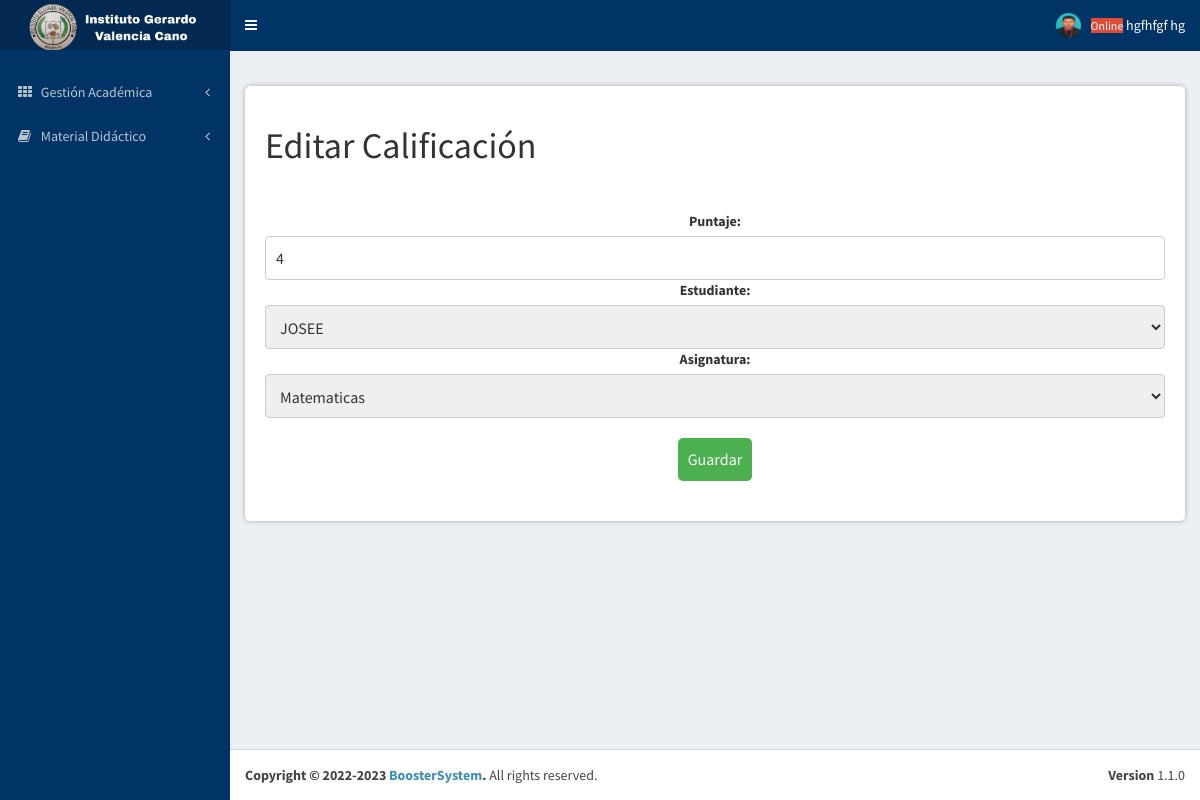
The app's page /gestionAcademica/views/editar_calificacion.php?id=6 (signed in) with its own data.
### tables this page shows
CREATE TABLE `usuarios` (
  `idUsuario` int(11) NOT NULL AUTO_INCREMENT,
  `tipoDocumentoUsuario` enum('CC','CE') NOT NULL DEFAULT 'CC',
  `documentoUsuario` varchar(20) NOT NULL,
  `nombresUsuario` varchar(100) NOT NULL,
  `apellidosUsuario` varchar(100) NOT NULL,
  `telefonoUsuario` varchar(20) NOT NULL,
  `correoUsuario` varchar(120) NOT NULL,
  `passwordUsuario` varchar(120) NOT NULL,
  `estadoUsuario` enum('activo','inactivo') NOT NULL,
  `rol_idRol` int(11) NOT NULL,
  PRIMARY KEY (`idUsuario`),
  KEY `rol_idRol` (`rol_idRol`),
  CONSTRAINT `usuarios_ibfk_1` FOREIGN KEY (`rol_idRol`) REFERENCES `rol` (`idRol`) ON DELETE CASCADE
);

CREATE TABLE `calificaciones` (
  `idCalificaciones` int(11) NOT NULL AUTO_INCREMENT,
  `puntaje` decimal(10,0) NOT NULL,
  `estudiante_idEstudiante` int(11) NOT NULL,
  `asignaturas_idAsignatura` int(11) NOT NULL,
  PRIMARY KEY (`idCalificaciones`),
  KEY `estudiante_idEstudiante` (`estudiante_idEstudiante`),
  KEY `asignaturas_idAsignatura` (`asignaturas_idAsignatura`),
  CONSTRAINT `calificaciones_ibfk_1` FOREIGN KEY (`estudiante_idEstudiante`) REFERENCES `estudiante` (`idEstudiante`) ON DELETE CASCADE,
  CONSTRAINT `calificaciones_ibfk_2` FOREIGN KEY (`asignaturas_idAsignatura`) REFERENCES `asignaturas` (`idAsignatura`) ON DELETE CASCADE
);

CREATE TABLE `estudiante` (
  `idEstudiante` int(11) NOT NULL AUTO_INCREMENT,
  `tipoDocumentoEstudiante` enum('CC','CE') NOT NULL DEFAULT 'CC',
  `documentoEstudiante` varchar(20) NOT NULL,
  `nombresEstudiante` varchar(100) NOT NULL,
  `apellidosEstudiante` varchar(100) NOT NULL,
  `telefonoEstudiante` varchar(20) NOT NULL,
  `correoEstudiante` varchar(120) NOT NULL,
  `passwordEstudiante` varchar(120) NOT NULL,
  `estadoEstudiante` varchar(45) NOT NULL,
  `observadorAcademico_idobservadorAcademico` int(11) DEFAULT NULL,
  `usuarios_idUsuario` int(11) NOT NULL,
  PRIMARY KEY (`idEstudiante`),
  KEY `usuarios_idUsuario` (`usuarios_idUsuario`),
  CONSTRAINT `estudiante_ibfk_1` FOREIGN KEY (`usuarios_idUsuario`) REFERENCES `usuarios` (`idUsuario`) ON DELETE CASCADE
);

CREATE TABLE `asignaturas` (
  `idAsignatura` int(11) NOT NULL AUTO_INCREMENT,
  `nombreAsignatura` varchar(100) NOT NULL,
  PRIMARY KEY (`idAsignatura`)
);

### gestionAcademica/includes/verificarAcceso.php (called while the page is built, shortened)
<?php
include('conexion.php');
if(isset($_SESSION['documentoUsuario'])){
    $documentoUsuario_sesion = $_SESSION['documentoUsuario'];
$consulta = "SELECT * FROM usuarios WHERE documentoUsuario = '$documentoUsuario_sesion'";
$resultado = mysqli_query($conexion, $consulta);
if ($resultado && mysqli_num_rows($resultado) > 0) {
    $fila = mysqli_fetch_assoc($resultado);
    $nombresUsuario = $fila['nombresUsuario'];
    $apellidosUsuario = $fila['apellidosUsuario'];
}
}else{
    header('Location: ../login');
}
?>

### gestionAcademica/views/editar_calificacion.php (the view, shortened to what this page needs)
<?php include_once '../includes/verificarAcceso.php'; ?>
<?php
$calificacionId = $_GET['id'];
$sql = "SELECT calificaciones.*, estudiante.nombresEstudiante, asignaturas.nombreAsignatura
        FROM calificaciones
        INNER JOIN estudiante ON calificaciones.estudiante_idEstudiante = estudiante.idEstudiante
        INNER JOIN asignaturas ON calificaciones.asignaturas_idAsignatura = asignaturas.idAsignatura
        WHERE calificaciones.idCalificaciones = '$calificacionId'";
$result = $conexion->query($sql);
$row = $result->fetch_assoc();
$sqlEstudiantes = "SELECT * FROM estudiante";
$resultEstudiantes = $conexion->query($sqlEstudiantes);
$sqlAsignaturas = "SELECT * FROM asignaturas";
$resultAsignaturas = $conexion->query($sqlAsignaturas);
?>
<!DOCTYPE html>
<html>
<head>
  <link rel="stylesheet" href="../../Layout/css/bootstrap.min.css">
  <link rel="stylesheet" href="../../Layout/css/font-awesome.css">
  <link rel="stylesheet" href="../../Layout/css/AdminLTE.min.css">
  <link rel="stylesheet" href="../css/stilos.css">
     <link rel="stylesheet" href="../../Layout/css/_all-skins.min.css">
   </head>
   <body class="hold-transition skin-blue sidebar-mini">
    <div class="wrapper">
    <?php include_once '../../templates/cabecera.php'; ?>
    <?php include_once '../../templates/menu.php'; ?>
<div class="content-wrapper">
        <section class="content">
            <section class="estilo">
            <h1>Editar Calificación</h1>
    <form method="POST" action="">
        <label>Puntaje:</label>
        <input type="text" name="puntaje" required value="<?php echo $row['puntaje']; ?>">
        <label>Estudiante:</label>
        <select name="estudiante_id" required>
            <?php while ($estudianteRow = $resultEstudiantes->fetch_assoc()) : ?>
                <option value="<?php echo $estudianteRow['idEstudiante']; ?>" <?php if ($estudianteRow['idEstudiante'] === $row['estudiante_idEstudiante']) echo 'selected'; ?>><?php echo $estudianteRow['nombresEstudiante']; ?></option>
            <?php endwhile; ?>
        </select>
        <label>Asignatura:</label>
        <select name="asignatura_id" required>
            <?php while ($asignaturaRow = $resultAsignaturas->fetch_assoc()) : ?>
                <option value="<?php echo $asignaturaRow['idAsignatura']; ?>" <?php if ($asignaturaRow['idAsignatura'] === $row['asignaturas_idAsignatura']) echo 'selected'; ?>><?php echo $asignaturaRow['nombreAsignatura']; ?></option>
            <?php endwhile; ?>
        </select>
        <button type="submit">Guardar</button>
    </form>
              </section>
  </section>
</div>
<?php include_once '../../templates/pie.php'; ?>
</body>
</html>

### templates/cabecera.php (shortened to what this page needs)
<header class="main-header">
    <a href="../inicio.php" class="logo">
        <span class="logo-lg"><img src="../img/logo.png" alt="" height="50px"></span>
    </a>
    <nav class="navbar navbar-static-top" role="navigation">
        <a href="#" class="sidebar-toggle" data-toggle="offcanvas" role="button">
        </a>
        <div class="navbar-custom-menu">
            <ul class="nav navbar-nav">
                <li class="dropdown user user-menu">
                    <a href="#" class="dropdown-toggle" data-toggle="dropdown">
                        <small class="bg-red">Online</small>
                        <span class="hidden-xs"><?php echo $nombresUsuario." ".$apellidosUsuario?></span>
                        <img src="../img/perfil.jpg" class="user-image" alt="Imagen de perfil">
                    </a>
                </li>
            </ul>
        </div>
    </nav>
</header>

### gestionAcademica/css/stilos.css (style rules this page uses)
.estilo { margin: 20px 0; padding: 20px; background-color: #fff; border-radius: 5px; box-shadow: 0px 0px 5px rgba(0, 0, 0, 0.3); overflow-x: auto; }
form { margin-top: 5%; display: flex; flex-direction: column; align-items: center; }
label { margin-bottom: 5px; }
input, select { padding: 10px; border: 1px solid #ccc; border-radius: 4px; font-size: 16px; width: 100%; }
button[type="submit"] { margin: 20px auto; display: block; padding: 10px; border-radius: 5px; border: none; background-color: #4CAF50; color: white; font-size: 16px; cursor: pointer; }

### records on screen
usuarios: nombresUsuario "hgfhfgf", apellidosUsuario "hg"
calificaciones: puntaje "4", estudiante_id "JOSEE", asignatura_id "Matematicas"
